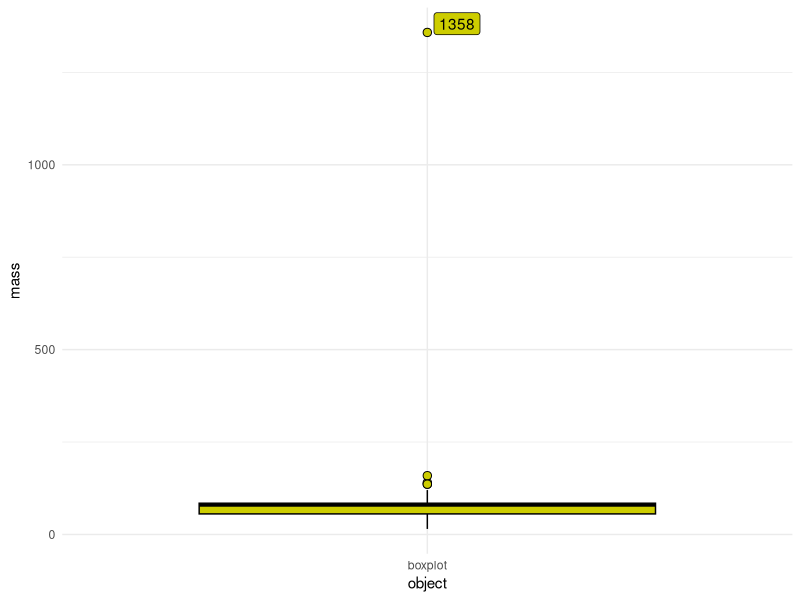
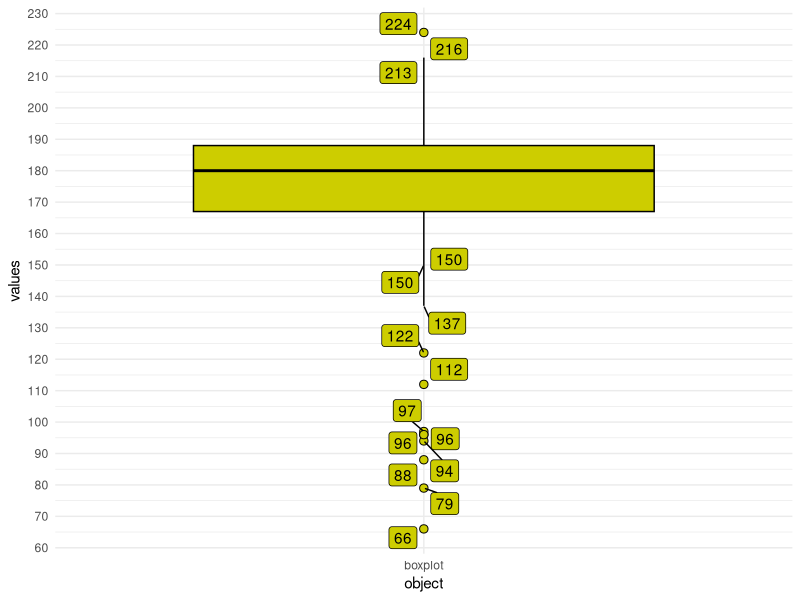
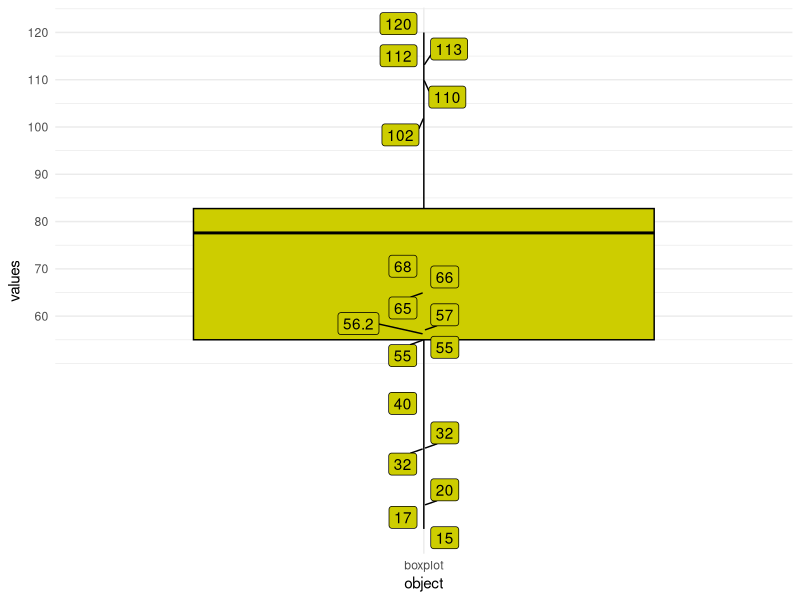

Recreate these plots in R, in order.
## ---- chunk 1
knitr::opts_chunk$set(echo = TRUE)
## ---- chunk 2
library(tidyverse)

library(ggrepel)
## ---- chunk 3
data("starwars")

head(starwars)
## ---- chunk 4
outlier_detect <- function(data){
  
  if(require("tidyverse") == TRUE){
       library(tidyverse)
    } else {
    install.packages("tidyverse")
    library(tidyverse)
      }
  
  summarised_data <- summary(data)

  interquartil_space <- (summarised_data[5] - summarised_data[2]) * 1.5

  upper_outlier <- summarised_data[5] + interquartil_space

  lower_outlier <- summarised_data[2] - interquartil_space
    
  upper_outlier_condition <- if(any(data %>% na.omit() > upper_outlier) == TRUE){
             message("upper outlier: TRUE")
              print(data %>%
                      as.data.frame %>%
                      dplyr::filter(data > summarised_data[5]) %>% 
                      dplyr::filter(. > upper_outlier) %>%
                      dplyr::pull() %>% 
                      as.numeric())
              } else {
                message("upper outlier: FALSE")
                } 
    
  lower_outlier_condition <- if(any(data %>% na.omit() < lower_outlier) == TRUE) {
          message("lower outlier: TRUE")
          print(data %>%
                  as.data.frame %>%
                  dplyr::filter(data < summarised_data[2]) %>% 
                  dplyr::filter(. < lower_outlier) %>%
                  dplyr::pull() %>% 
                  as.numeric())
          } else {
            message("lower outlier: FALSE")
          }
  }
## ---- chunk 5
outlier_detect(data = starwars$mass)

dataset_teste <- data.frame(starwars %>% 
                              select(mass),
                              object = "boxplot")

dataset_teste %>% 
  ggplot(aes(object, mass))+
  geom_boxplot(fill = "yellow3",
               color = "black",
               outlier.shape = 21,
               outlier.size = 2.5)+
  geom_label_repel(aes(label = mass),
                   fill = "yellow3")+
  theme_minimal()
## ---- chunk 6
outlier_remove <- function(data, outliers = ...){
  
  A <- require("tidyverse")
  
  if(A == TRUE){
       library(tidyverse)
    } else {
    install.packages("tidyverse")
    library(tidyverse)
    }
     
  removing <- data %>% 
    as.data.frame %>%
    dplyr::filter(!data %in% outliers) %>% 
    dplyr::pull() %>% 
    as.numeric()
  
  return(removing)
}
## ---- chunk 7
removed <- outlier_remove(dat = starwars$height, outliers = c(264, 234, 228, 229))

removed

dataset_removed <- data.frame(values = removed,
                              object = "boxplot")

dataset_removed %>% 
  ggplot(aes(object, values))+
  geom_boxplot(fill = "yellow3",
               color = "black",
               outlier.shape = 21,
               outlier.size = 2.5)+
  geom_label_repel(aes(label = values),
                   fill = "yellow3")+
  scale_y_continuous(breaks = seq(60,270,10))+
  theme_minimal()
## ---- chunk 8
outlier_remove_all <- function(data){
  
  A <- require("tidyverse")
  
  if(A == TRUE){
       library(tidyverse)
    } else {
    install.packages("tidyverse")
    library(tidyverse)
    }
     
  summarised_data <- summary(data)

  interquartil_space <- (summarised_data[5] - summarised_data[2]) * 1.5

  upper_outlier <- summarised_data[5] + interquartil_space

  lower_outlier <- summarised_data[2] - interquartil_space
    
  upper_outlier_set <- data %>% 
    as.data.frame %>%
    dplyr::filter(data > summarised_data[5]) %>%
    dplyr::filter(. > upper_outlier) %>%
    dplyr::pull() %>% 
    as.numeric()
              
  lower_outlier_set <- data %>%
    as.data.frame %>%
    dplyr::filter(data < summarised_data[2]) %>% 
    dplyr::filter(. < lower_outlier) %>% 
    dplyr::pull() %>% 
    as.numeric()
  
  removing <- data %>% 
    as.data.frame %>%
    dplyr::filter(!data %in% upper_outlier_set & !data %in% lower_outlier_set) %>% 
    dplyr::pull() %>% 
    as.numeric()
  
  return(removing)
}
## ---- chunk 9
removed_all <- outlier_remove_all(data = starwars$mass) 

removed_all

dataset_removed_all <- data.frame(values = removed_all,
                                  object = "boxplot")

dataset_removed_all %>% 
  ggplot(aes(object, values))+
  geom_boxplot(fill = "yellow3",
               color = "black",
               outlier.shape = 21,
               outlier.size = 2.5)+
  geom_label_repel(aes(label = values),
                   fill = "yellow3")+
  scale_y_continuous(breaks = seq(60,270,10))+
  theme_minimal()
